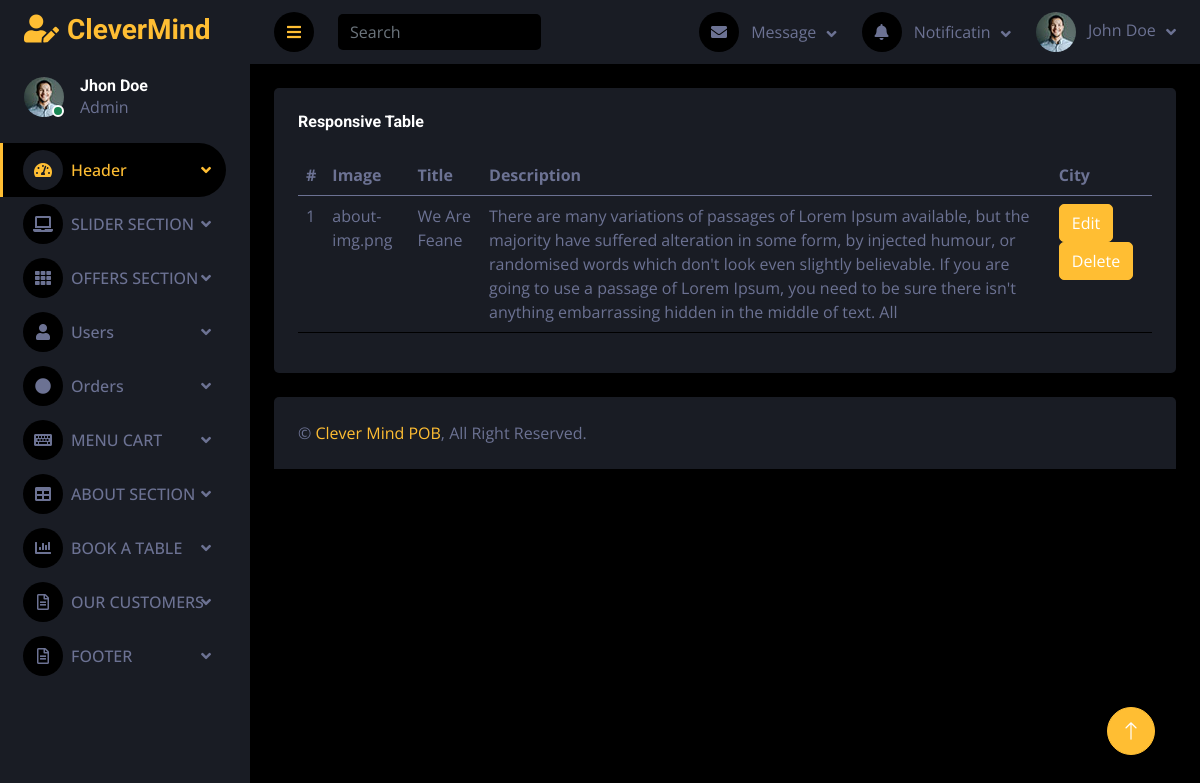
/darkpan-1.0.0/view_all_about.php, run on the app's committed database.
### tables this page shows
CREATE TABLE `about` (
  `id` int(10) NOT NULL,
  `image` varchar(250) NOT NULL,
  `title` varchar(250) NOT NULL,
  `description` varchar(500) NOT NULL,
  `link` varchar(250) NOT NULL
);

### darkpan-1.0.0/view_all_about.php (the view, shortened to what this page needs)
<?php
require_once("conn.php");
?>
<!DOCTYPE html>
<html lang="en">
<head>
    <link href="https://cdnjs.cloudflare.com/ajax/libs/font-awesome/5.10.0/css/all.min.css" rel="stylesheet">
    <link href="https://cdn.jsdelivr.net/npm/bootstrap-icons@1.4.1/font/bootstrap-icons.css" rel="stylesheet">
    <link href="lib/owlcarousel/assets/owl.carousel.min.css" rel="stylesheet">
    <link href="lib/tempusdominus/css/tempusdominus-bootstrap-4.min.css" rel="stylesheet" />
    <link href="css/bootstrap.min.css" rel="stylesheet">
    <link href="css/style.css" rel="stylesheet">
</head>
<body>
    <div class="container-fluid position-relative d-flex p-0">
        <div class="sidebar pe-4 pb-3">
            <nav class="navbar bg-secondary navbar-dark">
                <a href="index.html" class="navbar-brand mx-4 mb-3">
                    <h3 class="text-primary"><i class="fa fa-user-edit me-2"></i>CleverMind</h3>
                </a>
                <div class="d-flex align-items-center ms-4 mb-4">
                    <div class="position-relative">
                        <img class="rounded-circle" src="img/user.jpg" alt="" style="width: 40px; height: 40px;">
                        <div class="bg-success rounded-circle border border-2 border-white position-absolute end-0 bottom-0 p-1"></div>
                    </div>
                    <div class="ms-3">
                        <h6 class="mb-0">Jhon Doe</h6>
                        <span>Admin</span>
                    </div>
                </div>
                <div class="navbar-nav w-100">
                <div class="nav-item dropdown">
                    <a href="index.html" class="nav-link dropdown-toggle active" data-bs-toggle="dropdown"><i class="fa fa-tachometer-alt me-2"></i>Header</a>
                </div>
                <div class="nav-item dropdown">
                    <a href="#" class="nav-link dropdown-toggle" data-bs-toggle="dropdown"><i class="fa fa-laptop me-2"></i>SLIDER SECTION</a>
                </div>
                <div class="nav-item dropdown">
                    <a href="widget.html" class="nav-link dropdown-toggle " data-bs-toggle="dropdown"><i class="fa fa-th me-2"></i>OFFERS SECTION</a>
                </div>
                <div class="nav-item dropdown">
                    <a href="widget.html" class="nav-link dropdown-toggle " data-bs-toggle="dropdown"><i class="fa fa-user me-2"></i>Users</a>
                </div>
                <div class="nav-item dropdown">
                    <a href="widget.html" class="nav-link dropdown-toggle " data-bs-toggle="dropdown"><i class="fa fa-circle me-2"></i>Orders</a>
                </div>
                <div class="nav-item dropdown">
                    <a href="form.html" class="nav-link dropdown-toggle " data-bs-toggle="dropdown"><i class="fa fa-keyboard me-2"></i>MENU CART</a>
                </div>
                <div class="nav-item dropdown">
                    <a href="table.html" class="nav-link dropdown-toggle " data-bs-toggle="dropdown"><i class="fa fa-table me-2"></i>ABOUT SECTION</a>
                </div>
                <div class="nav-item dropdown">
                    <a href="chart.html" class="nav-link dropdown-toggle " data-bs-toggle="dropdown"><i class="fa fa-chart-bar me-2"></i>BOOK A TABLE</a>
                </div>
                <div class="nav-item dropdown">
                    <a href="#" class="nav-link dropdown-toggle" data-bs-toggle="dropdown"><i class="far fa-file-alt me-2"></i>OUR CUSTOMERS</a>
                </div>
                <div class="nav-item dropdown">
                    <a href="#" class="nav-link dropdown-toggle" data-bs-toggle="dropdown"><i class="far fa-file-alt me-2"></i>FOOTER</a>
                </div>
            </div>
            </nav>
        </div>
        <div class="content">
            <nav class="navbar navbar-expand bg-secondary navbar-dark sticky-top px-4 py-0">
                <a href="#" class="sidebar-toggler flex-shrink-0">
                    <i class="fa fa-bars"></i>
                </a>
                <form class="d-none d-md-flex ms-4">
                    <input class="form-control bg-dark border-0" type="search" placeholder="Search">
                </form>
                <div class="navbar-nav align-items-center ms-auto">
                    <div class="nav-item dropdown">
                        <a href="#" class="nav-link dropdown-toggle" data-bs-toggle="dropdown">
                            <i class="fa fa-envelope me-lg-2"></i>
                            <span class="d-none d-lg-inline-flex">Message</span>
                        </a>
                    </div>
                    <div class="nav-item dropdown">
                        <a href="#" class="nav-link dropdown-toggle" data-bs-toggle="dropdown">
                            <i class="fa fa-bell me-lg-2"></i>
                            <span class="d-none d-lg-inline-flex">Notificatin</span>
                        </a>
                    </div>
                    <div class="nav-item dropdown">
                        <a href="#" class="nav-link dropdown-toggle" data-bs-toggle="dropdown">
                            <img class="rounded-circle me-lg-2" src="img/user.jpg" alt="" style="width: 40px; height: 40px;">
                            <span class="d-none d-lg-inline-flex">John Doe</span>
                        </a>
                    </div>
                </div>
            </nav>
            <div class="container-fluid pt-4 px-4">
                <div class="row g-4">
                    <div class="col-12">
                        <div class="bg-secondary rounded h-100 p-4">
                            <h6 class="mb-4">Responsive Table</h6>
                            <div class="table-responsive">
                                <table class="table">
                                    <thead>
                                       <tr>
                                          <th>#</th>
                                          <th>Image</th>
                                          <th>Title</th>
                                          <th>Description</th>
                                          <th>City</th>
                                       </tr>
                                    </thead>
                                    <tbody>
                                    <?php
                                       $sql = "SELECT * FROM  about";
                                       $result = mysqli_query($conn, $sql);
                                       $countRow = mysqli_num_rows($result);
                                       if ($countRow > 0) {
                                          $i = 1;
                                          while ($row = mysqli_fetch_assoc($result)) {
                                             echo "
                                             <tr>
                                             <td>{$i}</td>
                                             <td>{$row['image']}</td>
                                             <td>{$row['title']}</td>
                                             <td>{$row['description']}</td>
                                             <td>
                                             <a href='add_to_about.php?edit={$row['id']}'>
                                             <button data-toggle='tooltip' title='Edit' class='btn btn-primary mr-2'>
                                             Edit
                                             </button>
                                             </a>
                                             <a href='view_all_about.php?delete={$row['id']}'>
                                             <button data-toggle='tooltip' title='Trash' class='btn btn-primary mr-2'>
                                             Delete
                                             </button>
                                             </a>
                                             </td>
                                             </tr>
                                             ";
                                             $i++;
                                          }
                                       }
                                       ?>
                                    </tbody>
                                </table>
                            </div>
                        </div>
                    </div>
                </div>
            </div>
            <div class="container-fluid pt-4 px-4">
                <div class="bg-secondary rounded-top p-4">
                    <div class="row">
                        <div class="col-12 col-sm-6 text-center text-sm-start">
                            &copy; <a href="#">Clever Mind POB</a>, All Right Reserved.
                        </div>
                    </div>
                </div>
            </div>
        </div>
        <a href="#" class="btn btn-lg btn-primary btn-lg-square back-to-top"><i class="bi bi-arrow-up"></i></a>
    </div>
</body>
</html>

### darkpan-1.0.0/css/style.css (style rules this page uses)
:root { --primary: #ffbe33; --secondary: #191C24; --light: #6C7293; --dark: #000000; }
.back-to-top { position: fixed; display: none; right: 45px; bottom: 45px; z-index: 99; }
.btn { transition: .5s; }
.btn-lg-square { width: 48px; height: 48px; }
.btn-square, .btn-sm-square, .btn-lg-square { padding: 0; display: inline-flex; align-items: center; justify-content: center; font-weight: normal; border-radius: 50px; }
.sidebar { position: fixed; top: 0; left: 0; bottom: 0; width: 250px; height: 100vh; overflow-y: auto; background: var(--secondary); transition: 0.5s; z-index: 999; }
.content { margin-left: 250px; min-height: 100vh; background: var(--dark); transition: 0.5s; }
@media (min-width: 992px) { .sidebar { margin-left: 0; } }
@media (min-width: 992px) { .content { width: calc(100% - 250px); } }
.sidebar .navbar .navbar-nav .nav-link { padding: 7px 20px; color: var(--light); font-weight: 500; border-left: 3px solid var(--secondary); border-radius: 0 30px 30px 0; outline: none; }
.sidebar .navbar .navbar-nav .nav-link:hover, .sidebar .navbar .navbar-nav .nav-link.active { color: var(--primary); background: var(--dark); border-color: var(--primary); }
.sidebar .navbar .navbar-nav .nav-link i { width: 40px; height: 40px; display: inline-flex; align-items: center; justify-content: center; background: var(--dark); border-radius: 40px; }
.sidebar .navbar .navbar-nav .nav-link:hover i, .sidebar .navbar .navbar-nav .nav-link.active i { background: var(--secondary); }
.sidebar .navbar .dropdown-toggle::after { position: absolute; top: 15px; right: 15px; border: none; content: "\f107"; font-family: "Font Awesome 5 Free"; font-weight: 900; transition: .5s; }
.content .navbar .navbar-nav .nav-link { margin-left: 25px; padding: 12px 0; color: var(--light); outline: none; }
.content .navbar .sidebar-toggler, .content .navbar .navbar-nav .nav-link i { width: 40px; height: 40px; display: inline-flex; align-items: center; justify-content: center; background: var(--dark); border-radius: 40px; }
.content .navbar .dropdown-toggle::after { margin-left: 6px; vertical-align: middle; border: none; content: "\f107"; font-family: "Font Awesome 5 Free"; font-weight: 900; transition: .5s; }

### data on the page
about: image "about-img.png", title "We Are Feane", description "There are many variations of passages of Lorem Ipsum available, but the majority have suffered alteration in some form, by injected humour, or randomised words which don't look even slightly believable. If you are going to use a passage of Lorem Ipsum, you need to be sure there isn't anything embarrassing hidden in the middle of text. All"
